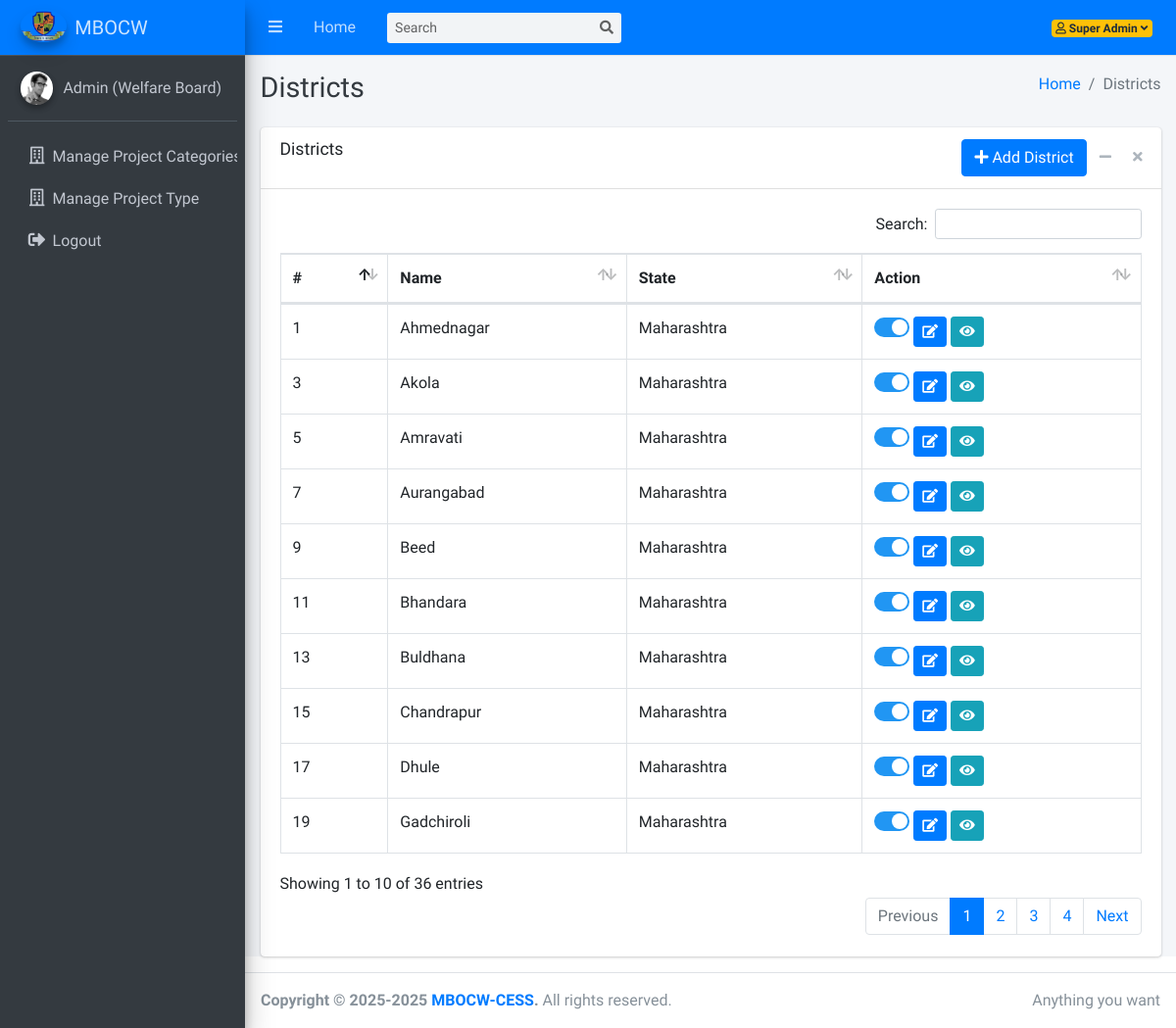
The page /dashboard/districts.php (signed in) on the database its author committed.
### tables this page shows
CREATE TABLE IF NOT EXISTS `districts` (
  `id` bigint UNSIGNED NOT NULL AUTO_INCREMENT,
  `name` varchar(255) NOT NULL,
  `state_id` bigint UNSIGNED NOT NULL,
  `active_status` tinyint(1) NOT NULL DEFAULT '1' COMMENT '	1=active, 2=inactive, 3=deleted	',
  `created_by` bigint UNSIGNED DEFAULT NULL,
  `created_datetime` timestamp NULL DEFAULT CURRENT_TIMESTAMP,
  `updated_by` bigint UNSIGNED DEFAULT NULL,
  `updated_datetime` timestamp NULL DEFAULT CURRENT_TIMESTAMP ON UPDATE CURRENT_TIMESTAMP,
  PRIMARY KEY (`id`)
);

### dashboard/districts.php (the view, shortened to what this page needs)
<!DOCTYPE html>
<html lang="en">
<head>
  <link rel="stylesheet" href="../plugins/fontawesome-free/css/all.min.css">
  <link rel="stylesheet" href="../plugins/datatables-bs4/css/dataTables.bootstrap4.min.css">
  <link rel="stylesheet" href="../plugins/datatables-responsive/css/responsive.bootstrap4.min.css">
  <link rel="stylesheet" href="../dist/css/adminlte.min.css">
</head>
<body class="hold-transition sidebar-mini">
<div class="wrapper">
  <?php include('includes/navbar.php'); ?>
  <?php include('includes/sidebar.php'); ?>
  <div class="content-wrapper">
    <div class="content-header">
      <div class="container-fluid">
        <div class="row mb-2">
          <div class="col-sm-6">
            <h1 class="m-0 text-dark">Districts</h1>
          </div>
          <div class="col-sm-6">
            <ol class="breadcrumb float-sm-right">
              <li class="breadcrumb-item"><a href="#">Home</a></li>
              <li class="breadcrumb-item active">Districts</li>
            </ol>
          </div>
        </div>
      </div>
    </div>
    <div class="content">
        <div class="container-fluid">
            <div class="card">
            <div class="card-header">
                <h3 class="card-title">Districts</h3>
                <div class="card-tools">
                    <a href="add-district.php" class="btn btn-primary" ><i class="fas fa-plus"></i> Add District</a>
                    <button type="button" class="btn btn-tool" data-card-widget="collapse" data-toggle="tooltip" title="Collapse"><i class="fas fa-minus"></i></button>
                    <button type="button" class="btn btn-tool" data-card-widget="remove" data-toggle="tooltip" title="Remove"><i class="fas fa-times"></i></button>
                </div>
            </div>
            <div class="card-body">
                <table id="example1" class="table table-bordered">
                    <thead>
                        <tr>
                            <th>#</th>
                            <th>Name</th>
                            <th>State</th>
                            <th>Action</th>
                        </tr>
                    </thead>
                    <tbody>
                        <?php
                        $sql = "SELECT d.id, d.name, d.state_id, d.active_status FROM districts d ORDER BY d.name ASC";
                        $result = mysqli_query($conn, $sql);
                        $sr = 1;
                        if (mysqli_num_rows($result) > 0) {
                            while ($row = mysqli_fetch_assoc($result)) {
                                $isActive = ($row['active_status'] == 1) ? 'checked' : '';
                                $statusText = ($row['active_status'] == 1) ? 'Active' : 'Inactive';
                                $stateName = ($row['state_id'] == 14) ? 'Maharashtra' : 'Other';
                                echo "<tr>";
                                echo "<td>".$sr++."</td>";
                                echo "<td>".htmlspecialchars($row['name'])."</td>";
                                echo "<td>".htmlspecialchars($stateName)."</td>";
                                echo "<td>
                                        <label class='switch' title='$statusText'><input type='checkbox' data-id='{$row['id']}' id='activeToggle' onclick='return confirm(\"Are you sure you want to perform this action?\");' {$isActive}><span class='slider round'></span></label>
                                        <a href='edit-district.php?id=".$row['id']."' class='btn btn-sm btn-primary'><i class='fas fa-edit'></i></a>
                                        <a href='view-district.php?id=".$row['id']."' class='btn btn-sm btn-info' ><i class='fas fa-eye'></i></a>
                                    </td>";
                                echo "</tr>";
                                $sr++;
                            }
                        } else {
                            echo "<tr><td colspan='4' class='text-center'>No District found</td></tr>";
                        }
                        ?>
                    </tbody>
                </table>
            </div>
          </div>
        </div>
    </div>
  </div>
  <?php include('includes/footer.php'); ?>
</div>
</body>
</html>

### dashboard/districts.php (style rules this page uses)
.switch { position: relative; display: inline-block; width: 36px; height: 20px; vertical-align: middle; }
.slider { position: absolute; cursor: pointer; top: 0; left: 0; right: 0; bottom: 0; background-color: #ccc; transition: .3s; border-radius: 20px; }
.slider:before { position: absolute; content: ""; height: 16px; width: 16px; left: 2px; bottom: 2px; background-color: white; transition: .3s; border-radius: 50%; }
input:checked + .slider { background-color: #2196F3; }
input:checked + .slider:before { -webkit-transform: translateX(26px); -ms-transform: translateX(26px); transform: translateX(26px); transform: translateX(16px); }
.slider.round { border-radius: 34px; }
.slider.round:before { border-radius: 50%; }

### rows shown on the page
districts: name "Ahmednagar", state "Maharashtra"
districts: name "Akola", state "Maharashtra"
districts: name "Amravati", state "Maharashtra"
districts: name "Aurangabad", state "Maharashtra"
districts: name "Beed", state "Maharashtra"
districts: name "Bhandara", state "Maharashtra"
districts: name "Buldhana", state "Maharashtra"
districts: name "Chandrapur", state "Maharashtra"
districts: name "Dhule", state "Maharashtra"
districts: name "Gadchiroli", state "Maharashtra"

### other values the page prints
$_SESSION['user_name'] "Super Admin"
$_SESSION['user_role_name'] "Admin (Welfare Board)"
